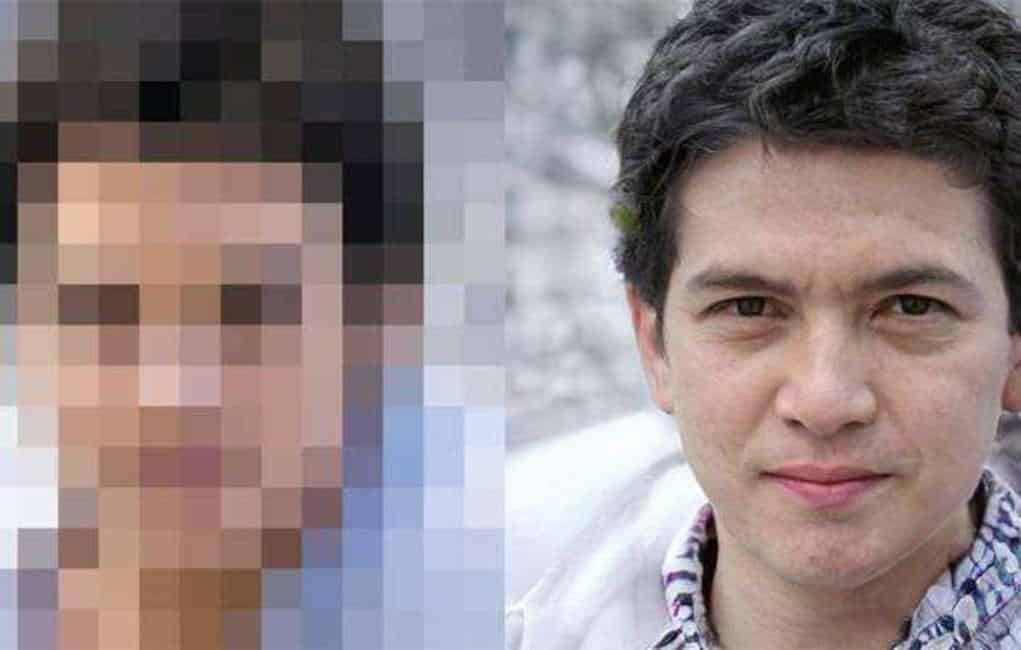
#> input picture Atividade 2/imagem/imagem.jpg, 1021 x 650 px, found by its file name
$ python OpenCV_EX06.py
#> lines starting #> are read from the running program, lines starting #| are printed output that depends on the picture
# Biblioteca do openCV
import cv2

# Variavel imagem usando a função imread() para ler a imagem
img = cv2.imread('.\imagem\imagem.jpg')
#> img is the input picture: shape (650, 1021, 3); mean B, G, R 132.9, 131, 145.1

# Substituindo todos os pixels por Azul(Blue)

for y in range(0 , img.shape[0], 10): # Y percorre as linha;
    for x in range(0, img.shape[1], 10): # X percorre as colunas.
        img[y: y + 5, x: x + 5] = (0,255,255) # Quadrados amarelos.
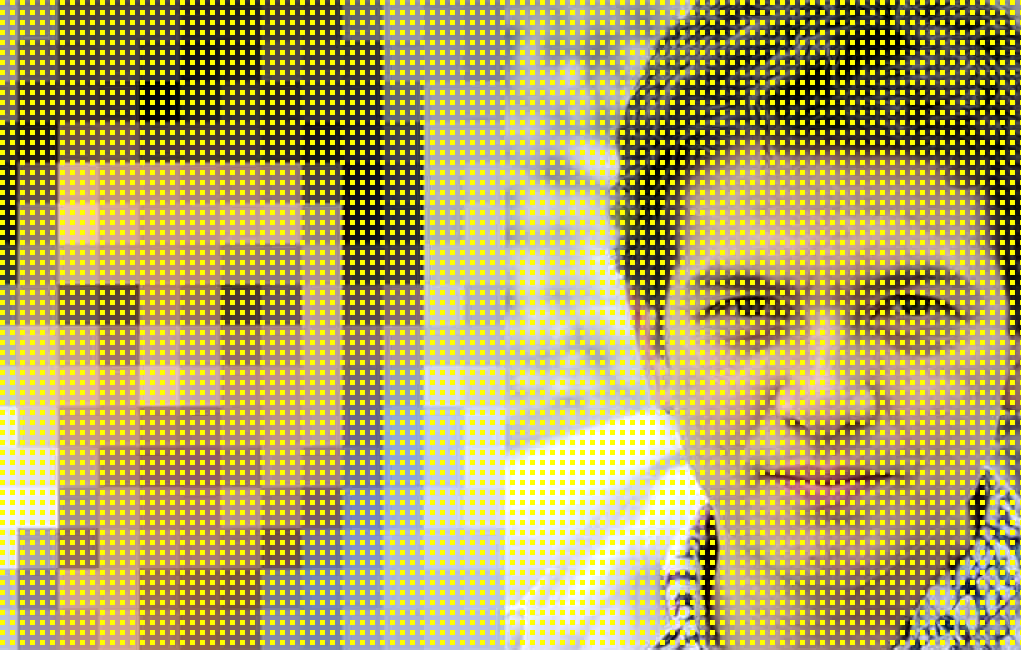
#> img: shape (650, 1021, 3); mean B, G, R 99.8, 162.1, 172.7

# Mostrar a imagem usando o imshow()
cv2.imshow("Imagem Modificada", img)

# Esperar até pressionar qualquer botão... Esqueci de usar esse ele apareceu e sem ver nada ele ja sumiu
cv2.waitKey(0)
